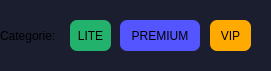
     <widget class="QFrame" name="frame_11">
      <property name="geometry">
       <rect>
        <x>10</x>
        <y>470</y>
        <width>271</width>
        <height>71</height>
       </rect>
      </property>
      <property name="cursor">
       <cursorShape>PointingHandCursor</cursorShape>
      </property>
      <property name="styleSheet">
       <string notr="true">background-color: rgb(26, 30, 47);
border-radius:15px;</string>
      </property>
      <property name="frameShape">
       <enum>QFrame::Shape::StyledPanel</enum>
      </property>
      <property name="frameShadow">
       <enum>QFrame::Shadow::Raised</enum>
      </property>
      <widget class="QLabel" name="label_22">
       <property name="geometry">
        <rect>
         <x>0</x>
         <y>20</y>
         <width>71</width>
         <height>31</height>
        </rect>
       </property>
       <property name="text">
        <string>Categorie:</string>
       </property>
      </widget>
      <widget class="QPushButton" name="pushButtonLite">
       <property name="geometry">
        <rect>
         <x>70</x>
         <y>20</y>
         <width>41</width>
         <height>31</height>
        </rect>
       </property>
       <property name="styleSheet">
        <string notr="true">background-color: rgb(35, 178, 107);
border-radius:7px;</string>
       </property>
       <property name="text">
        <string>LITE</string>
       </property>
       <property name="checkable">
        <bool>true</bool>
       </property>
      </widget>
      <widget class="QPushButton" name="pushButtonPremium">
       <property name="geometry">
        <rect>
         <x>120</x>
         <y>20</y>
         <width>80</width>
         <height>31</height>
        </rect>
       </property>
       <property name="styleSheet">
        <string notr="true">background-color: rgb(85, 85, 255);
border-radius:7px;</string>
       </property>
       <property name="text">
        <string>PREMIUM</string>
       </property>
       <property name="checkable">
        <bool>true</bool>
       </property>
      </widget>
      <widget class="QPushButton" name="pushButtonVip">
       <property name="geometry">
        <rect>
         <x>210</x>
         <y>20</y>
         <width>41</width>
         <height>31</height>
        </rect>
       </property>
       <property name="styleSheet">
        <string notr="true">background-color: rgb(255, 170, 0);
border-radius:7px;</string>
       </property>
       <property name="text">
        <string>VIP</string>
       </property>
       <property name="checkable">
        <bool>true</bool>
       </property>
       <property name="autoExclusive">
        <bool>false</bool>
       </property>
      </widget>
     </widget>
